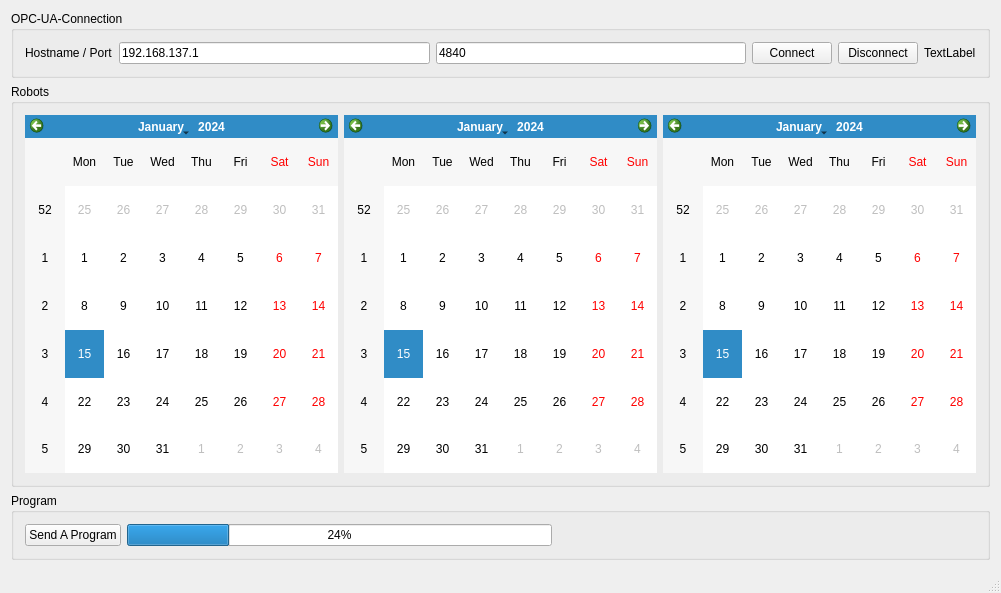
<?xml version="1.0" encoding="UTF-8"?>
<ui version="4.0">
 <class>MainWindow</class>
 <widget class="QMainWindow" name="MainWindow">
  <property name="geometry">
   <rect>
    <x>0</x>
    <y>0</y>
    <width>1001</width>
    <height>593</height>
   </rect>
  </property>
  <property name="windowTitle">
   <string>MainWindow</string>
  </property>
  <widget class="QWidget" name="centralWidget">
   <layout class="QVBoxLayout" name="verticalLayout">
    <item>
     <widget class="QGroupBox" name="groupBoxConnection">
      <property name="sizePolicy">
       <sizepolicy hsizetype="Preferred" vsizetype="Minimum">
        <horstretch>0</horstretch>
        <verstretch>0</verstretch>
       </sizepolicy>
      </property>
      <property name="minimumSize">
       <size>
        <width>0</width>
        <height>50</height>
       </size>
      </property>
      <property name="title">
       <string>OPC-UA-Connection</string>
      </property>
      <layout class="QHBoxLayout" name="horizontalLayout">
       <item>
        <widget class="QLabel" name="label_2">
         <property name="sizePolicy">
          <sizepolicy hsizetype="Minimum" vsizetype="Fixed">
           <horstretch>0</horstretch>
           <verstretch>0</verstretch>
          </sizepolicy>
         </property>
         <property name="text">
          <string>Hostname / Port</string>
         </property>
        </widget>
       </item>
       <item>
        <widget class="QLineEdit" name="lineEditHostname">
         <property name="minimumSize">
          <size>
           <width>0</width>
           <height>20</height>
          </size>
         </property>
         <property name="text">
          <string>192.168.137.1</string>
         </property>
        </widget>
       </item>
       <item>
        <widget class="QLineEdit" name="lineEditPort">
         <property name="minimumSize">
          <size>
           <width>0</width>
           <height>20</height>
          </size>
         </property>
         <property name="text">
          <string>4840</string>
         </property>
        </widget>
       </item>
       <item>
        <widget class="QPushButton" name="pushButtonConnect">
         <property name="minimumSize">
          <size>
           <width>0</width>
           <height>20</height>
          </size>
         </property>
         <property name="text">
          <string>Connect</string>
         </property>
        </widget>
       </item>
       <item>
        <widget class="QPushButton" name="pushButtonDisconnect">
         <property name="minimumSize">
          <size>
           <width>0</width>
           <height>20</height>
          </size>
         </property>
         <property name="text">
          <string>Disconnect</string>
         </property>
        </widget>
       </item>
       <item>
        <widget class="QLabel" name="lblConnected">
         <property name="text">
          <string>TextLabel</string>
         </property>
        </widget>
       </item>
      </layout>
     </widget>
    </item>
    <item>
     <widget class="QGroupBox" name="groupBoxRobots">
      <property name="sizePolicy">
       <sizepolicy hsizetype="Preferred" vsizetype="MinimumExpanding">
        <horstretch>0</horstretch>
        <verstretch>0</verstretch>
       </sizepolicy>
      </property>
      <property name="title">
       <string>Robots</string>
      </property>
      <layout class="QHBoxLayout" name="horizontalLayout_2">
       <item>
        <widget class="RobotControl" name="robotControlA"/>
       </item>
       <item>
        <widget class="RobotControl" name="robotControlB"/>
       </item>
       <item>
        <widget class="RobotControl" name="robotControlC"/>
       </item>
      </layout>
     </widget>
    </item>
    <item>
     <widget class="QGroupBox" name="groupBox">
      <property name="title">
       <string>Program</string>
      </property>
      <layout class="QHBoxLayout" name="horizontalLayout_3">
       <item>
        <widget class="QPushButton" name="btnSendProgram">
         <property name="text">
          <string>Send A Program</string>
         </property>
        </widget>
       </item>
       <item>
        <widget class="QProgressBar" name="progressBar">
         <property name="value">
          <number>24</number>
         </property>
        </widget>
       </item>
       <item>
        <spacer name="horizontalSpacer">
         <property name="orientation">
          <enum>Qt::Horizontal</enum>
         </property>
         <property name="sizeHint" stdset="0">
          <size>
           <width>40</width>
           <height>20</height>
          </size>
         </property>
        </spacer>
       </item>
      </layout>
     </widget>
    </item>
   </layout>
  </widget>
  <widget class="QMenuBar" name="menuBar">
   <property name="geometry">
    <rect>
     <x>0</x>
     <y>0</y>
     <width>1001</width>
     <height>18</height>
    </rect>
   </property>
  </widget>
  <widget class="QStatusBar" name="statusBar"/>
 </widget>
 <layoutdefault spacing="6" margin="11"/>
 <customwidgets>
  <customwidget>
   <class>RobotControl</class>
   <extends>QCalendarWidget</extends>
   <header>robotcontrol.h</header>
   <slots>
    <signal>onBtnPower()</signal>
    <signal>onBtnHome()</signal>
    <signal>onBtnHalt()</signal>
    <signal>onBtnMoveProgram()</signal>
   </slots>
  </customwidget>
 </customwidgets>
 <resources/>
 <connections/>
</ui>
